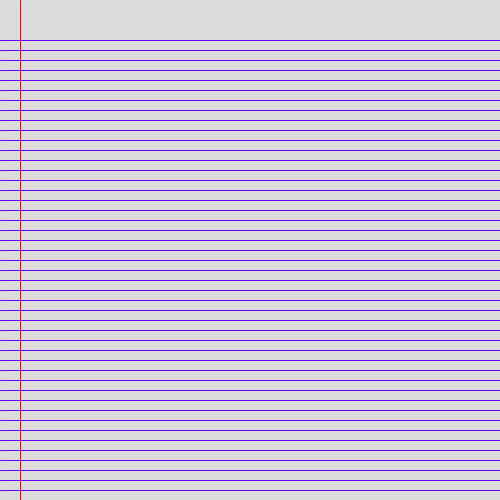
Frame 1 (no input)
Frame 60 (the mouse pressed at the canvas centre just before this capture): identical to frame 1, image omitted
Frame 120 (the mouse held since frame 60 and released just before this capture): identical to frame 1, image omitted

The Processing sketch that drew this single still picture (run headless with seeded random() and noise(); from frame 60 on, the mouse is pressed at the canvas centre):

// Processing sketch: sketch005a
// ── sketch005a.pde
void setup ()
{
  size(500, 500);
}
void draw ()
{
  background (220, 220, 220);
  stroke (255, 0, 0); // Red margin line
  line (20, 0, 20, height);
  stroke (100, 0, 250); // Blue horizontal lines
  for (int i=4; i<50; i++)
    line (0, i*10, width, i*10);
}
